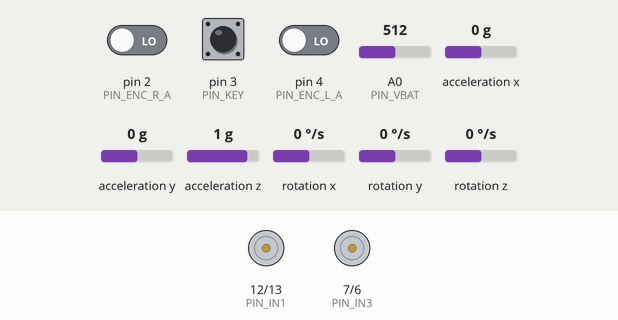
Recording of a program running on a simulated Arduino Uno, built with avr-gcc and run on an emulated ATmega328P. On the bench: motor-driver pin pairs drawn as motors (green arrow = first pin HIGH = forward, orange = second pin HIGH = backward, longer = more drive, scaled by the enable pin). Wiring (inferred from the names in the program): MPU-6050 motion sensor at I2C address 0x68. The test bench sets the inputs (shaded band); at power-on: pin 3 (PIN_KEY) HIGH, acceleration y 0 g, pin 2 (PIN_ENC_R_A) LOW, pin 4 (PIN_ENC_L_A) LOW, A0 (PIN_VBAT) = 512, acceleration x 0 g, acceleration z 1 g, rotation x 0 °/s, rotation y 0 °/s, rotation z 0 °/s. What the program prints to the serial monitor is not drawn.

Above: at 1.2 s.
1.3 s: pin 3 (PIN_KEY) pulled LOW for 0.15 s
At 2.6 s:
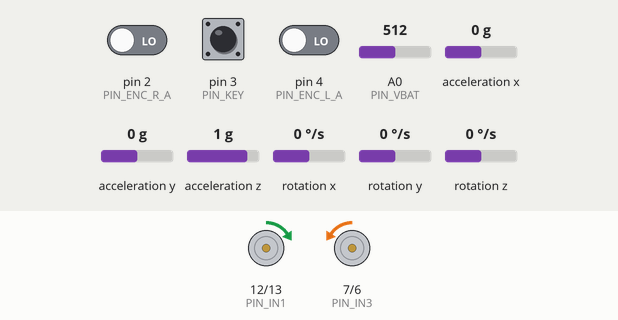
2.9 s: acceleration y set to -1.4 g
At 3.26 s:
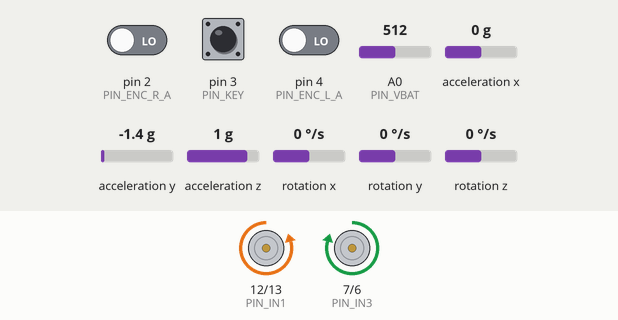
4.9 s: acceleration y set to -1 g
7.4 s: acceleration y set to -0.7 g
At 8.8 s:
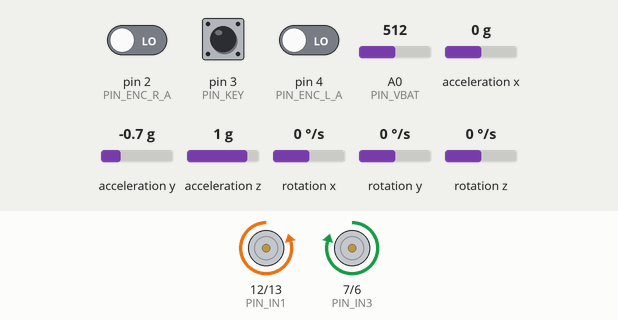
9.1 s: pin 3 (PIN_KEY) pulled LOW for 1 s
At 9.6 s:
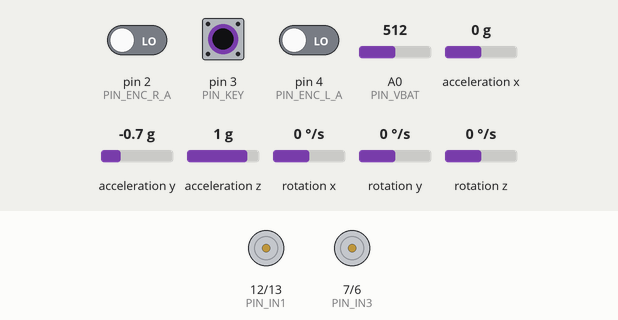
Timing chart, 0 to 12.1 s (numbered marks = the images above; inputs shaded):
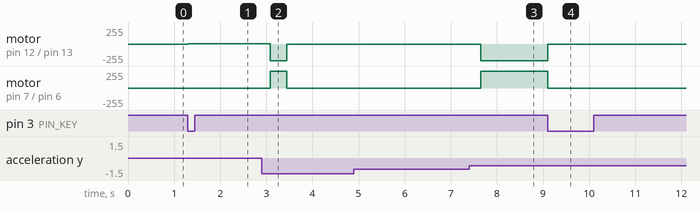

Measured:
- after the input at 1.3 s, motor on pin 12 (PIN_IN1) / pin 13 (PIN_IN2): stopped → forward 6/255 at once, → forward 7/255 0.14 s later; motor on pin 7 (PIN_IN3) / pin 6 (PIN_IN4): stopped → backward 6/255 at once, → backward 7/255 0.14 s later
- after the input at 2.9 s, motor on pin 12 (PIN_IN1) / pin 13 (PIN_IN2): forward 7/255 → backward 250/255 after 0.19 s, → stopped 0.35 s later; motor on pin 7 (PIN_IN3) / pin 6 (PIN_IN4): backward 7/255 → forward 250/255 after 0.19 s, → stopped 0.35 s later
- after the input at 4.9 s, every drawn part: stays the same
- after the input at 7.4 s, motor on pin 12 (PIN_IN1) / pin 13 (PIN_IN2): stopped → backward 250/255 after 0.25 s; motor on pin 7 (PIN_IN3) / pin 6 (PIN_IN4): stopped → forward 250/255 after 0.25 s
- after the input at 9.1 s, motor on pin 12 (PIN_IN1) / pin 13 (PIN_IN2): backward 250/255 → stopped at once; motor on pin 7 (PIN_IN3) / pin 6 (PIN_IN4): forward 250/255 → stopped at once

The program:

main.cpp
```cpp
/****************************************************************************
  平衡小车固件 —— 阶段 1
  基线：lxbme/arduino-balance-car（MiniBalance 同款套件实测版本）
  改造（见 docs/roadmap.md 阶段 1）：
    1. 启用右编码器（D4 原生 PCINT，不用 PinChangeInt 库）
    2. 实现转向环（基线的 turn() 是空函数）
    3. I2C→ESP32 改为 UART→RDK X5，按 docs/serial-protocol.md v1.0
    4. 接收下行 cmd_vel 帧，500ms 超时自动清零
  MPU6050 直接用 Wire 读寄存器（不依赖 I2Cdev/MPU6050 大库）。
****************************************************************************/
#include <Arduino.h>
#include <Wire.h>
#include <MsTimer2.h>
#include <KalmanFilter.h>

// 置 1 时输出人类可读调试信息、关闭二进制遥测（两者共用串口，不能同时开）
#define DEBUG_PRINT 0

// ================= 引脚（MiniBalance 套件固定接线） =================
#define PIN_KEY     3
#define PIN_IN1     12   // 左电机方向
#define PIN_IN2     13
#define PIN_IN3     7    // 右电机方向
#define PIN_IN4     6
#define PIN_PWMA    10   // 左电机 PWM
#define PIN_PWMB    9    // 右电机 PWM
// ⚠️ 左右归属与文档初版相反：2026-07-10 单轮手转实测，D2 编码器在右轮、D4 在左轮
#define PIN_ENC_R_A 2    // INT0
#define PIN_ENC_R_B 5
#define PIN_ENC_L_A 4    // PCINT20
#define PIN_ENC_L_B 8
#define PIN_VBAT    A0

// ================= 里程计常量（权威定义：docs/serial-protocol.md） =================
constexpr float    WHEEL_DIAMETER_MM    = 67.0f;   // ⚠️ 待实测
constexpr float    WHEEL_TRACK_MM       = 170.0f;  // ⚠️ 待实测
constexpr uint16_t COUNTS_PER_WHEEL_REV = 660;     // 11 线 × 2 倍频 × 减速比 30
constexpr float    MM_PER_COUNT = PI * WHEEL_DIAMETER_MM / COUNTS_PER_WHEEL_REV; // ≈0.319

// ================= 控制参数（初值来自基线项目，本车微调） =================
constexpr float TARGET_ANGLE  = -0.5f;  // 机械中值二分逼近：+1.3 前倒 / -1.2 后倒（2026-07-11）
// 回归基线验证值（朋友同款车实测能站）：此前"软倒/狂抖"的真因是速度环缺积分泄放，
// 不是这些增益；基线单编码器模式=左轮复制右轮再求和，与双编码器求和同尺度，无需减半
constexpr float BALANCE_KP    = 15.0f;
constexpr float BALANCE_KD    = 0.4f;
constexpr float VELOCITY_KP   = 2.0f;
constexpr float VELOCITY_KI   = 0.01f;
constexpr float TURN_KP       = 2.0f;   // 转向环 ⚠️ 待调（基线为空函数）
constexpr float TURN_KD       = 0.1f;
constexpr int   PWM_LIMIT     = 250;
constexpr float ANGLE_PROTECT = 40.0f;  // 倾角保护（°）
constexpr float VBAT_PROTECT  = 10.0f;  // 欠压保护（V）
constexpr float VBAT_COEFF    = 0.05371f;

// 卡尔曼参数（基线实测）
constexpr float K_DT = 0.005f, K_Q_ANGLE = 0.001f, K_Q_GYRO = 0.005f;
constexpr float K_R_ANGLE = 0.5f, K_C0 = 1.0f, K_K1 = 0.05f;

// cmd_vel（mm/s）→ 速度环 Movement（双轮 counts / 40ms）
// counts/s 每轮 = v / MM_PER_COUNT；40ms 双轮 = v / MM_PER_COUNT * 0.04 * 2
constexpr float MMS_TO_MOVEMENT = 0.08f / MM_PER_COUNT;

// ================= 串口协议（docs/serial-protocol.md v1.0） =================
constexpr uint8_t FRAME_H0 = 0xAA, FRAME_H1 = 0x55;
constexpr uint8_t TYPE_TELEMETRY = 0x01;  // 上行，载荷 28 字节
constexpr uint8_t TYPE_CMD_VEL   = 0x10;  // 下行，载荷 4 字节
constexpr uint16_t CMD_TIMEOUT_MS = 500;

struct __attribute__((packed)) Telemetry {
  int16_t  d_enc_l, d_enc_r;      // 编码器增量（自上帧）
  int16_t  speed_l, speed_r;      // mm/s
  int16_t  roll, pitch, yaw;      // 0.01°
  int16_t  gyro_x, gyro_y, gyro_z;// 0.1°/s
  int16_t  acc_x, acc_y, acc_z;   // 0.001g
  uint16_t vbat_mv;
};
static_assert(sizeof(Telemetry) == 28, "telemetry payload must be 28 bytes");

// ================= 全局状态 =================
KalmanFilter kal;
int16_t ax, ay, az, gx, gy, gz;
int Balance_Pwm, Velocity_Pwm, Turn_Pwm;
int Motor1, Motor2;
float Battery_Voltage = 12.0f;      // 初值防止开机误触发欠压保护
float yaw_deg = 0;                  // 陀螺积分航向（漂移，仅供参考）
unsigned char Flag_Stop = 1;

// 编码器：Velocity_* 供速度环（40ms 清零），Odom_* 供遥测（每帧清零）
volatile int16_t Velocity_L, Velocity_R;
volatile int16_t Odom_L, Odom_R;
int16_t Velocity_Left, Velocity_Right;  // 速度环采样值

// cmd_vel 目标（loop 写入，控制 ISR 读取；16 位访问需关中断保护）
volatile int16_t target_v_mms = 0;      // mm/s
volatile int16_t target_w_mrads = 0;    // 0.001 rad/s
volatile uint32_t last_cmd_ms = 0;

volatile uint8_t telemetry_due = 0;     // 控制 ISR 置位，loop 发送

// ================= 编码器中断 =================
// 2 倍频：A 相 CHANGE 触发，A^B 判向。直读端口寄存器（ISR 内避免 digitalRead 开销）
// 两路符号均为 2026-07-10 单轮手转实测校准：前进方向计数为正
void readEncoderR() {  // D2/INT0 = 右轮
  bool a = PIND & _BV(PD2), b = PIND & _BV(PD5);
  if (a ^ b) { Velocity_R--; Odom_R--; } else { Velocity_R++; Odom_R++; }
}
ISR(PCINT2_vect) {  // D4 = PCINT20（PCMSK2 只使能该位）= 左轮
  bool a = PIND & _BV(PD4), b = PINB & _BV(PB0);   // D8 = PB0
  if (a ^ b) { Velocity_L--; Odom_L--; } else { Velocity_L++; Odom_L++; }
}

// ================= MPU6050（Wire 直读，无库依赖） =================
static void mpuWrite(uint8_t reg, uint8_t val) {
  Wire.beginTransmission(0x68); Wire.write(reg); Wire.write(val); Wire.endTransmission();
}
static void mpuInit() {
  mpuWrite(0x6B, 0x00);  delay(50);  // 唤醒
  mpuWrite(0x1B, 0x00);  delay(10);  // 陀螺 ±250°/s（131 LSB/(°/s)）
  mpuWrite(0x1C, 0x00);  delay(10);  // 加计 ±2g（16384 LSB/g）
  // DLPF 保持默认关闭（与基线一致）：0x1A=0x03 的 44Hz 滤波给陀螺加 ~4.8ms 延迟，
  // 直立环 KD 项晚一整拍，实测削弱阻尼；振动噪声交给卡尔曼滤波处理
}
static void mpuRead() {
  Wire.beginTransmission(0x68); Wire.write(0x3B); Wire.endTransmission(false);
  Wire.requestFrom(0x68, 14);
  ax = Wire.read() << 8 | Wire.read();
  ay = Wire.read() << 8 | Wire.read();
  az = Wire.read() << 8 | Wire.read();
  Wire.read(); Wire.read();          // 跳过温度
  gx = Wire.read() << 8 | Wire.read();
  gy = Wire.read() << 8 | Wire.read();
  gz = Wire.read() << 8 | Wire.read();
}

// ================= 控制律（结构沿用基线） =================
static int balance(float angle, float gyro) {
  return BALANCE_KP * angle + BALANCE_KD * gyro;
}

static int velocity(int enc_left, int enc_right, float movement) {
  static float Encoder, Encoder_Integral;
  // 积分泄放（基线原码关键两行，初版移植时遗漏）：没有它积分会漂到 ±21000
  // （±84 PWM 恒定推力）把静止的车慢慢拱倒，方向随漂移历史——"两边都倒"的元凶
  if (Encoder_Integral >  300) Encoder_Integral -= 200;
  if (Encoder_Integral < -300) Encoder_Integral += 200;
  float least = (enc_left + enc_right) - 0;
  Encoder = Encoder * 0.7f + least * 0.3f;         // 低通
  Encoder_Integral += Encoder;
  Encoder_Integral -= movement;                    // 目标速度以积分偏置注入
  if (Encoder_Integral >  21000) Encoder_Integral =  21000;
  if (Encoder_Integral < -21000) Encoder_Integral = -21000;
  float out = Encoder * VELOCITY_KP + Encoder_Integral * VELOCITY_KI;
  // 与基线一致：停机、倒下、欠压任一条件都清零积分，防止扶起瞬间带残留推力
  if (Flag_Stop || kal.angle < -ANGLE_PROTECT || kal.angle > ANGLE_PROTECT ||
      Battery_Voltage < VBAT_PROTECT) Encoder_Integral = 0;
  return out;
}

static int turn(float target_w_dps, float gyro_z_dps) {
  // 前馈 + 角速度反馈 PD（基线为空函数，此为新增）
  return TURN_KP * target_w_dps + TURN_KD * (target_w_dps - gyro_z_dps) * 10.0f;
}

static void setPwm(int moto1, int moto2) {  // 极性沿用基线（电机镜像安装）
  if (moto1 > 0) { digitalWrite(PIN_IN1, HIGH); digitalWrite(PIN_IN2, LOW); }
  else           { digitalWrite(PIN_IN1, LOW);  digitalWrite(PIN_IN2, HIGH); }
  analogWrite(PIN_PWMA, abs(moto1));
  if (moto2 < 0) { digitalWrite(PIN_IN3, HIGH); digitalWrite(PIN_IN4, LOW); }
  else           { digitalWrite(PIN_IN3, LOW);  digitalWrite(PIN_IN4, HIGH); }
  analogWrite(PIN_PWMB, abs(moto2));
}

static bool turnOff(float angle, float voltage) {
  if (angle < -ANGLE_PROTECT || angle > ANGLE_PROTECT || Flag_Stop || voltage < VBAT_PROTECT) {
    analogWrite(PIN_PWMA, 0); analogWrite(PIN_PWMB, 0);
    return true;
  }
  return false;
}

// 拿起/放下检测（移植自基线）
static int pickUp(float acc_z, float angle, int enc_l, int enc_r) {
  static unsigned int flag, c0, c1, c2;
  if (flag == 0) {
    if (abs(enc_l) + abs(enc_r) < 15) c0++; else c0 = 0;
    if (c0 > 10) { flag = 1; c0 = 0; }
  }
  if (flag == 1) {
    if (++c1 > 400) { c1 = 0; flag = 0; }
    if (acc_z > 27000 && angle > (-14 + TARGET_ANGLE) && angle < (14 + TARGET_ANGLE)) flag = 2;
  }
  if (flag == 2) {
    if (++c2 > 200) { c2 = 0; flag = 0; }
    if (abs(enc_l + enc_r) > 300) { flag = 0; return 1; }
  }
  return 0;
}
static int putDown(float angle, int enc_l, int enc_r) {
  static unsigned int flag, count;
  if (!Flag_Stop) return 0;
  if (flag == 0) {
    if (angle > (-10 + TARGET_ANGLE) && angle < (10 + TARGET_ANGLE) && enc_l == 0 && enc_r == 0) flag = 1;
  }
  if (flag == 1) {
    if (++count > 100) { count = 0; flag = 0; }
    if (enc_l > 12 && enc_r > 12 && enc_l < 80 && enc_r < 80) { flag = 0; return 1; }
  }
  return 0;
}

static bool keyClick() {
  static bool armed = true;
  bool k = digitalRead(PIN_KEY);
  if (armed && k == 0) { armed = false; return true; }
  if (k == 1) armed = true;
  return false;
}

// ================= 5ms 控制中断 =================
void control() {
  static int velocity_cnt, turn_cnt, telemetry_cnt;
  static float voltage_sum; static int voltage_cnt;
  static float movement = 0, target_w_dps = 0;

  sei();  // 允许编码器/串口中断嵌套（I2C 读约 0.5ms @400kHz）

  mpuRead();
  kal.Angletest(ax, ay, az, gx, gy, gz, K_DT, K_Q_ANGLE, K_Q_GYRO, K_R_ANGLE, K_C0, K_K1);
  yaw_deg += kal.Gyro_z * K_DT;

  // 指令目标（16 位原子读取 + 超时保护）
  cli();
  int16_t tv = target_v_mms, tw = target_w_mrads;
  uint32_t lc = last_cmd_ms;
  sei();
  if (millis() - lc > CMD_TIMEOUT_MS) { tv = 0; tw = 0; }
  movement = tv * MMS_TO_MOVEMENT;
  target_w_dps = tw * 0.0573f;  // 0.001 rad/s → °/s

  // 误差 = 当前角 - 机械中值（TARGET_ANGLE 按直立实测存正值；基线存负值配 + 号，勿混用）
  Balance_Pwm = balance(kal.angle - TARGET_ANGLE, kal.Gyro_x);

  if (++velocity_cnt >= 8) {   // 40ms
    cli(); Velocity_Left = Velocity_L; Velocity_L = 0;
           Velocity_Right = Velocity_R; Velocity_R = 0; sei();
    Velocity_Pwm = velocity(Velocity_Left, Velocity_Right, movement);
    velocity_cnt = 0;
  }
  if (++turn_cnt >= 4) {       // 20ms
    Turn_Pwm = turn(target_w_dps, kal.Gyro_z);
    turn_cnt = 0;
  }

  Motor1 = Balance_Pwm - Velocity_Pwm + Turn_Pwm;
  Motor2 = Balance_Pwm - Velocity_Pwm - Turn_Pwm;
  Motor1 = constrain(Motor1, -PWM_LIMIT, PWM_LIMIT);
  Motor2 = constrain(Motor2, -PWM_LIMIT, PWM_LIMIT);

  if (pickUp(az, kal.angle, Velocity_Left, Velocity_Right)) Flag_Stop = 1;
  if (putDown(kal.angle, Velocity_Left, Velocity_Right))    Flag_Stop = 0;
  if (!turnOff(kal.angle, Battery_Voltage)) setPwm(Motor1, Motor2);
  if (keyClick()) Flag_Stop = !Flag_Stop;

  voltage_sum += analogRead(PIN_VBAT);
  if (++voltage_cnt >= 200) {
    Battery_Voltage = voltage_sum * VBAT_COEFF / 200;
    voltage_sum = 0; voltage_cnt = 0;
  }

  if (++telemetry_cnt >= 4) {  // 20ms → 50Hz
    telemetry_due = 1;
    telemetry_cnt = 0;
  }
}

// ================= 遥测发送（loop 上下文） =================
static void sendTelemetry() {
  Telemetry t;
  cli();
  t.d_enc_l = Odom_L; Odom_L = 0;
  t.d_enc_r = Odom_R; Odom_R = 0;
  sei();
  // 50Hz 帧周期 20ms：speed = delta * MM_PER_COUNT / 0.02
  t.speed_l = t.d_enc_l * MM_PER_COUNT * 50.0f;
  t.speed_r = t.d_enc_r * MM_PER_COUNT * 50.0f;
  t.roll  = Flag_Stop;                    // ⚠️ 临时复用：启停状态（1=停机 0=运行），调平衡期间用；roll 原值仅参考无人消费
  t.pitch = kal.angle * 100;
  t.yaw   = yaw_deg * 100;
  t.gyro_x = (int32_t)gx * 10 / 131;      // raw → 0.1°/s
  t.gyro_y = (int32_t)gy * 10 / 131;
  t.gyro_z = (int32_t)gz * 10 / 131;
  t.acc_x = (int32_t)ax * 1000 / 16384;   // raw → 0.001g
  t.acc_y = (int32_t)ay * 1000 / 16384;
  t.acc_z = (int32_t)az * 1000 / 16384;
  t.vbat_mv = Battery_Voltage * 1000;

  uint8_t buf[5 + sizeof(Telemetry)];
  buf[0] = FRAME_H0; buf[1] = FRAME_H1;
  buf[2] = TYPE_TELEMETRY; buf[3] = sizeof(Telemetry);
  memcpy(buf + 4, &t, sizeof(Telemetry));   // AVR 小端，直接拷贝
  uint8_t sum = 0;
  for (uint8_t i = 2; i < 4 + sizeof(Telemetry); i++) sum += buf[i];
  buf[4 + sizeof(Telemetry)] = sum;
  Serial.write(buf, sizeof(buf));
}

// ================= 下行帧解析（loop 上下文，状态机） =================
static void pollCommand() {
  static uint8_t state, type, len, idx, sum;
  static uint8_t payload[8];
  while (Serial.available()) {
    uint8_t c = Serial.read();
    switch (state) {
      case 0: state = (c == FRAME_H0) ? 1 : 0; break;
      case 1: state = (c == FRAME_H1) ? 2 : 0; break;
      case 2: type = c; sum = c; state = 3; break;
      case 3:
        len = c; sum += c; idx = 0;
        state = (type == TYPE_CMD_VEL && len == 4) ? 4 : 0;
        break;
      case 4:
        payload[idx++] = c; sum += c;
        if (idx >= len) state = 5;
        break;
      case 5:
        if (c == sum) {
          int16_t v = payload[0] | (payload[1] << 8);
          int16_t w = payload[2] | (payload[3] << 8);
          cli();
          target_v_mms = v; target_w_mrads = w;
          last_cmd_ms = millis();
          sei();
        }
        state = 0;
        break;
    }
  }
}

// ================= 初始化与主循环 =================
void setup() {
  pinMode(PIN_IN1, OUTPUT); pinMode(PIN_IN2, OUTPUT);
  pinMode(PIN_IN3, OUTPUT); pinMode(PIN_IN4, OUTPUT);
  pinMode(PIN_PWMA, OUTPUT); pinMode(PIN_PWMB, OUTPUT);
  setPwm(0, 0);
  pinMode(PIN_ENC_L_A, INPUT); pinMode(PIN_ENC_L_B, INPUT);
  pinMode(PIN_ENC_R_A, INPUT); pinMode(PIN_ENC_R_B, INPUT);
  pinMode(PIN_KEY, INPUT_PULLUP);  // 按键对地，开内部上拉防悬空误读

  Serial.begin(115200);

  Wire.begin();
  Wire.setClock(400000L);  // 无 I2C 从机，可用 400kHz（基线因 ESP32 从机限 100k）
  mpuInit();

  attachInterrupt(digitalPinToInterrupt(PIN_ENC_R_A), readEncoderR, CHANGE);
  PCICR  |= _BV(PCIE2);     // 使能端口 D 的 PCINT 组
  PCMSK2 |= _BV(PCINT20);   // 仅 D4

  MsTimer2::set(5, control);
  MsTimer2::start();

#if DEBUG_PRINT
  Serial.println(F("\n=== Balance Car (Phase 1) READY, DEBUG mode ==="));
#endif
}

void loop() {
  pollCommand();
  if (telemetry_due) {
    telemetry_due = 0;
#if DEBUG_PRINT
    static uint8_t n;
    if (++n >= 10) {  // 5Hz 人类可读输出
      n = 0;
      Serial.print(F("Ang:"));  Serial.print(kal.angle);
      Serial.print(F(" VL:"));  Serial.print(Velocity_Left);
      Serial.print(F(" VR:"));  Serial.print(Velocity_Right);
      Serial.print(F(" Bat:")); Serial.print(Battery_Voltage);
      Serial.print(F(" PWM:")); Serial.print(Motor1);
      Serial.print(F(","));     Serial.print(Motor2);
      Serial.print(F(" Stop:"));Serial.println(Flag_Stop);
    }
#else
    sendTelemetry();
#endif
  }
}
```
